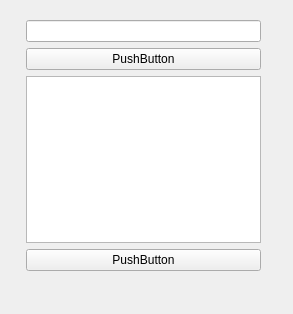
<?xml version="1.0" encoding="UTF-8"?>
<ui version="4.0">
 <class>Form</class>
 <widget class="QWidget" name="Form">
  <property name="geometry">
   <rect>
    <x>0</x>
    <y>0</y>
    <width>293</width>
    <height>314</height>
   </rect>
  </property>
  <property name="windowTitle">
   <string>Form</string>
  </property>
  <widget class="QWidget" name="formLayoutWidget">
   <property name="geometry">
    <rect>
     <x>20</x>
     <y>20</y>
     <width>241</width>
     <height>251</height>
    </rect>
   </property>
   <layout class="QFormLayout" name="formLayout">
    <item row="1" column="1">
     <widget class="QPushButton" name="button1">
      <property name="text">
       <string>PushButton</string>
      </property>
     </widget>
    </item>
    <item row="0" column="1">
     <widget class="QLineEdit" name="input"/>
    </item>
    <item row="2" column="1">
     <widget class="QTextEdit" name="output"/>
    </item>
    <item row="3" column="1">
     <widget class="QPushButton" name="button2">
      <property name="text">
       <string>PushButton</string>
      </property>
     </widget>
    </item>
   </layout>
  </widget>
 </widget>
 <resources/>
 <connections/>
</ui>
